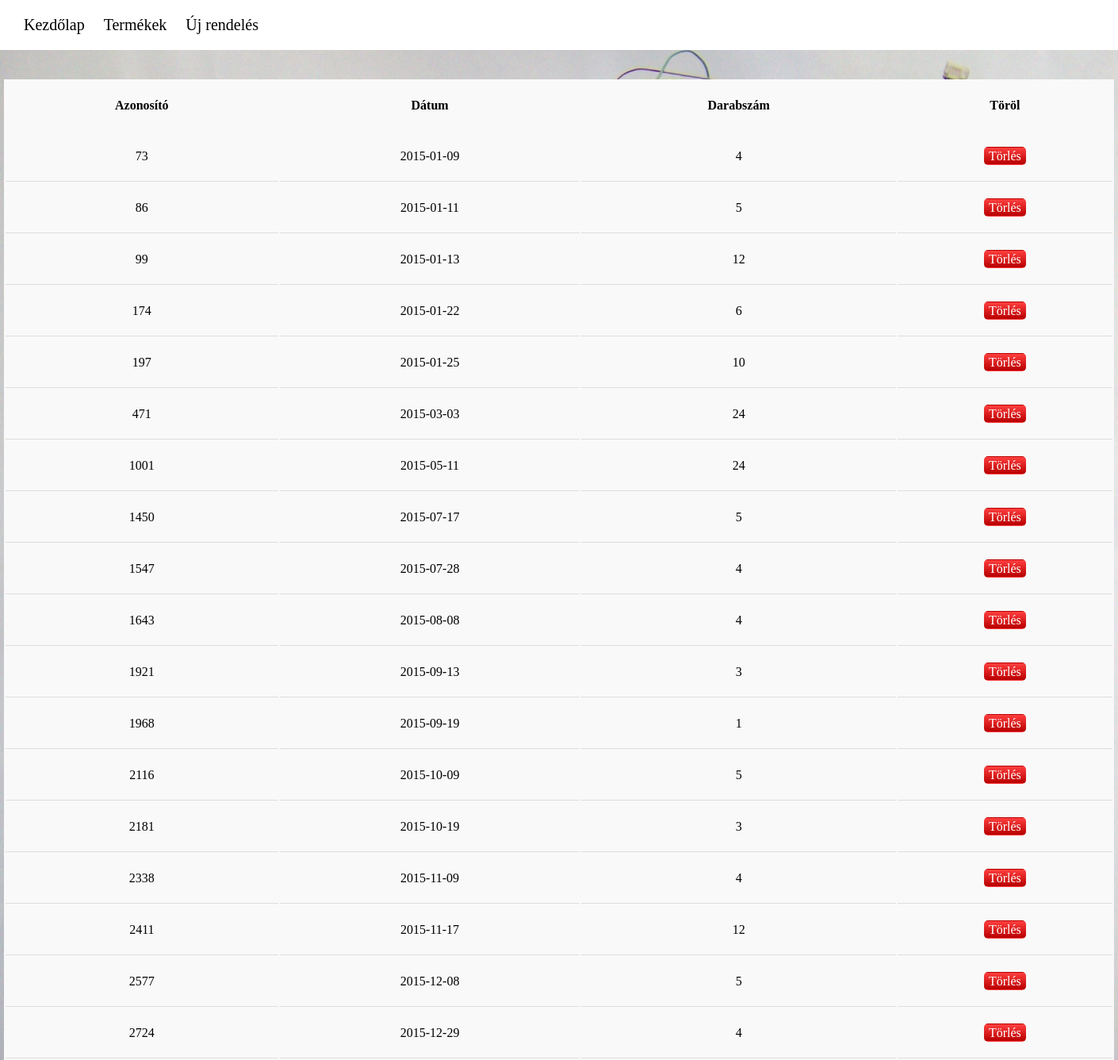
The page /index.php?c=orders&termekId=10775 on the database its author committed.
### tables this page shows
CREATE TABLE rendelesek (
  id int,
  datum date,
  termekId int,
  db int,
  CONSTRAINT rendelesek_id PRIMARY KEY (id),
  CONSTRAINT termek_fk FOREIGN KEY(termekId) REFERENCES termekek(id) ON DELETE CASCADE ON UPDATE CASCADE
)DEFAULT;

### index.php (called while the page is built, shortened)
<?php
$controller = @$_GET['c'] ? $_GET['c'] : 'home';
require_once APPPATH.'Core/controllers.php';
require_once APPPATH.'Database/database.php';
require_once APPPATH.'Core/core.php';

### Application/Core/functions.php (called while the page is built, shortened)
<?php
function view($params)
{
    require_once APPPATH.'Templates/_layout.php';
    die;
}

### Application/Core/controllers.php (called while the page is built, shortened)
<?php
function ordersController()
{
    $config     = getConfig(CONF_FILE_PATH);
    $pdo        = getConnection($config);
    $termekId   = $_GET['termekId'];
    $orders = getOrdersById($pdo, $termekId);
    view([
        'title'     => 'Rendelések listája',
        'view'      =>'orders',
        'orders'    => $orders
    ]);
}

### Application/Database/database.php (called while the page is built, shortened)
<?php
function  getOrdersById($pdo, $termekId)
{
    $smt = $pdo->prepare('select * from `rendelesek` where `termekId` lIKE :termekId');
    $smt->bindParam(':termekId', $termekId);
    try
    {
        if (!$smt->execute())
        {
            throw new Exception($smt->errorInfo()[2]);
        }
        return $smt->fetchAll(PDO::FETCH_ASSOC);
    }
    catch (Exception $e)
    {
        return false;
    }
}

### Application/Templates/ordersView.php (the view)
<table class="table">
    <tr>
        <th>Azonosító</th>
        <th>Dátum</th>
        <th>Darabszám</th>
        <th>Töröl</th>
    </tr>
    <?php foreach($orders as $order): ?>
        <tr>
            <td><?= $order['id'] ?></td>
            <td><?= $order['datum'] ?></td>
            <td><?= $order['db'] ?></td>
            <td>
                <a href="index.php?c=deleteOrder&orderId=<?= $order['id'] ?>" class="btn btn-rd">Törlés</a>
            </td>
        </tr>
    <?php endforeach ?>
</table>

### Application/Core/core.php
<?php
$controllerName = $controller.'Controller';
if (function_exists($controllerName))
{
    $controllerName();
}
else
{
    notFoundController();
}

### Application/Templates/_layout.php (shortened to what this page needs)
<!DOCTYPE html>
<html lang="en">
<head>
    <link rel="stylesheet" href="<?=APPPATH?>Style/style.css">
</head>
<body>
    <?php require_once APPPATH."Templates/header.php" ?>
    <?php require_once APPPATH."Templates/{$view}View.php" ?>
</body>
</html>

### Application/Templates/header.php
<header id="main-header">
    <a href="index.php">Kezdőlap</a>
    <a href="index.php?c=termekek">Termékek</a>
    <a href="index.php?c=orders">Új rendelés</a>
</header>

### Application/Style/style.css (style rules this page uses)
html { background-image: url("../Image/hatter.jpg"); background-size : 100% 100%; background-attachment: fixed; width : 100%; height : 100%; }
body { margin : 0; margin-top : 100px; }
#main-header { padding : 20px; background-color: #fff; position : fixed; top : 0; width : calc( 100% - 40px ); }
#main-header a { font-size : 20px; color : black; text-decoration : none; padding : 0 10px; }
.table { width : 1400px; margin : auto; background-color: #f9f9f9; }
.table td, .table th { line-height : 60px; min-width : 2%; text-align : center; }
.table td { border-bottom : 1px solid #ddd; }
.btn { padding : 2px 5px; border-radius : 5px; border : 1px solid transparent; text-decoration : none; }
.btn-rd { color : white; background-image: linear-gradient(to bottom, rgb(255, 63, 63), rgb(184, 0, 0)); }

### rows shown on the page
rendelesek: id "73", datum "2015-01-09", db "4"
rendelesek: id "86", datum "2015-01-11", db "5"
rendelesek: id "99", datum "2015-01-13", db "12"
rendelesek: id "174", datum "2015-01-22", db "6"
rendelesek: id "197", datum "2015-01-25", db "10"
rendelesek: id "471", datum "2015-03-03", db "24"
rendelesek: id "1001", datum "2015-05-11", db "24"
rendelesek: id "1450", datum "2015-07-17", db "5"
rendelesek: id "1547", datum "2015-07-28", db "4"
rendelesek: id "1643", datum "2015-08-08", db "4"
rendelesek: id "1921", datum "2015-09-13", db "3"
rendelesek: id "1968", datum "2015-09-19", db "1"
rendelesek: id "2116", datum "2015-10-09", db "5"
rendelesek: id "2181", datum "2015-10-19", db "3"
rendelesek: id "2338", datum "2015-11-09", db "4"
rendelesek: id "2411", datum "2015-11-17", db "12"
rendelesek: id "2577", datum "2015-12-08", db "5"
rendelesek: id "2724", datum "2015-12-29", db "4"
